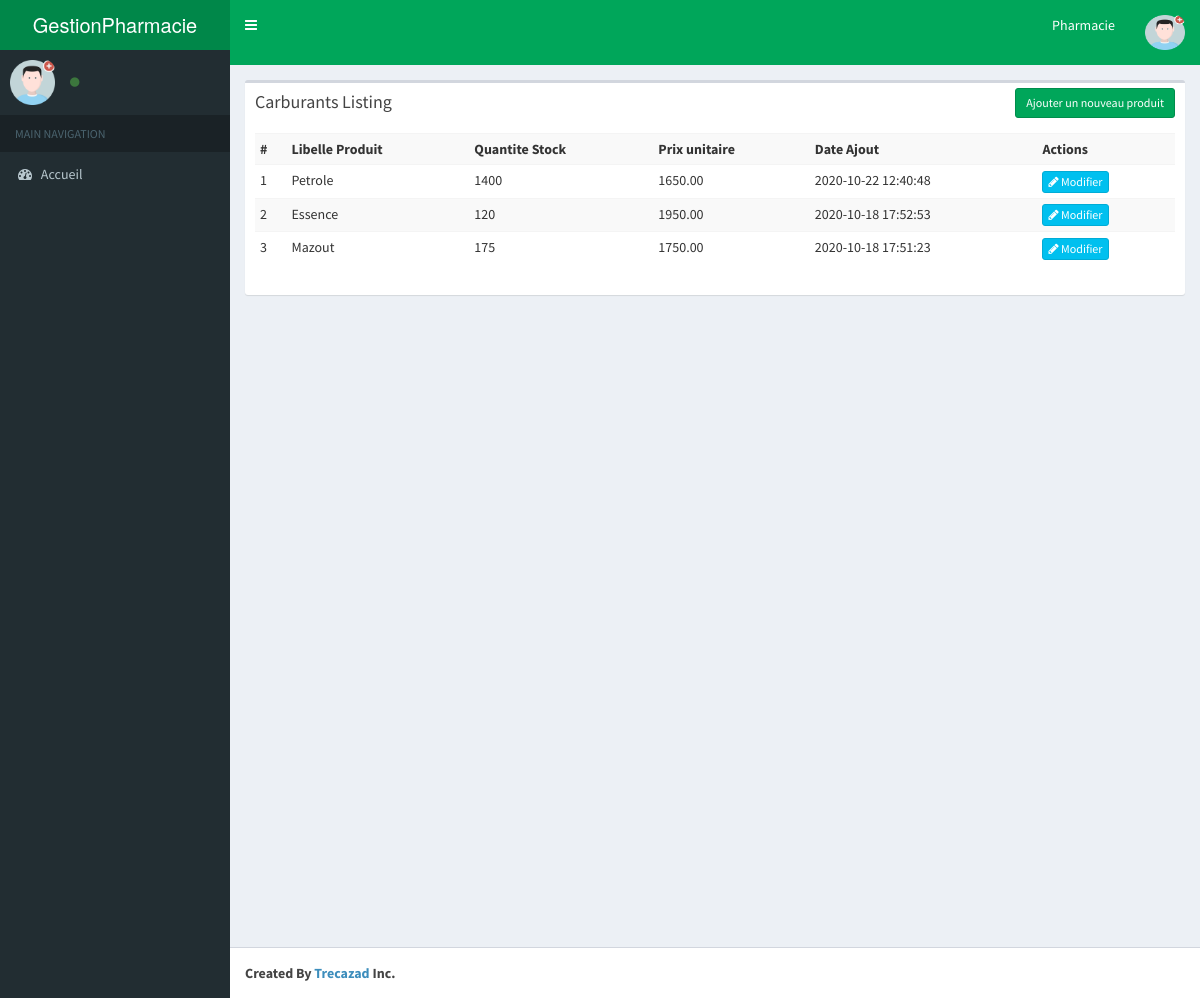
Before: /index.php/intrant with the older database file.
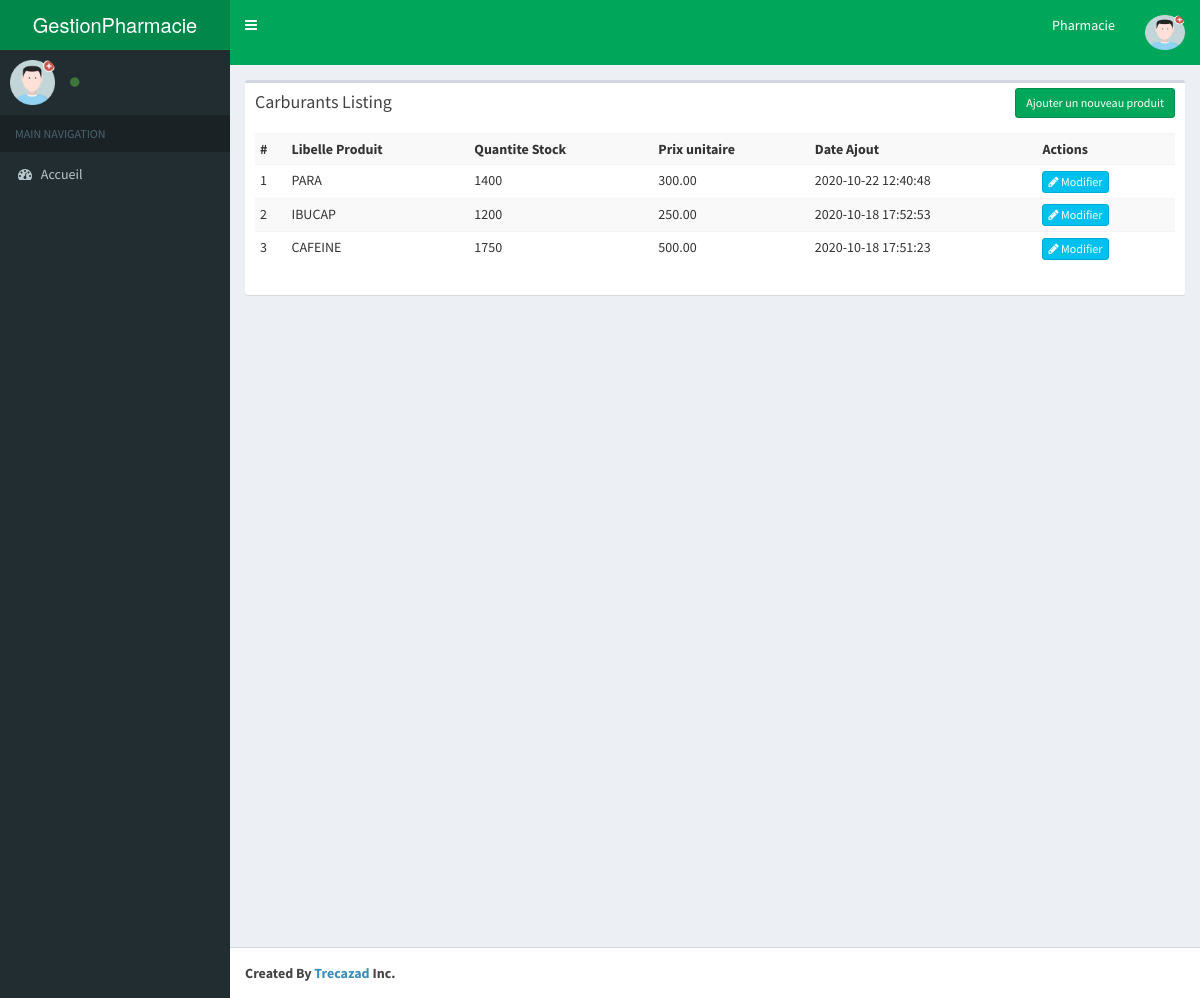
After: the same page with the newer database file.
### tables this page shows
CREATE TABLE `tb_im_produits` (
  `intrant_id` int(11) NOT NULL,
  `libelle` varchar(75) NOT NULL,
  `qte_stock` int(11) DEFAULT NULL,
  `prix_unitaire` float DEFAULT NULL,
  `date_ajout` datetime NOT NULL,
  `date_modif` datetime NOT NULL
);

### application/controllers/Intrant.php (called while the page is built, shortened)
<?php
class Intrant extends CI_Controller{
    function __construct()
    {
        $this->load->model('User_model');
        $this->load->model('Educazad_model');
    }
    function index()
    {
        $data['all_intrants'] = $this->Educazad_model->get_multiple('tb_im_produits', array(), 'tb_im_produits.intrant_id','DESC');
        $data['_view'] = 'intrants/index';
        $this->load->view('layouts/main',$data);
    }
}

### index.php (called while the page is built, shortened)
<?php
require_once BASEPATH.'core/CodeIgniter.php';

### application/models/Educazad_model.php (called while the page is built, shortened)
<?php
class Educazad_model extends CI_Model
{
    public function get_multiple($table, $where = array(), $order_by = '', $order = '', $limit_page = array(), $position = array())
    {
        $this->db->order_by($order_by, $order);
        $query = $this->db->get_where($table, $where);
        return $query->result();
    }
}

### application/views/intrants/index.php (the view, shortened to what this page needs)
<div class="row">
    <div class="col-md-12">
        <div class="box">
            <div class="box-header">
                <h3 class="box-title">Carburants Listing</h3>
                <div class="box-tools">
                    <a href="<?php echo site_url('intrant/add'); ?>" class="btn btn-success btn-sm">Ajouter un nouveau produit</a>
                </div>
            </div>
            <div class="box-body">
            <div class="table-responsive">
                <table class="table-sm table table-striped table-condensed">
                    <tr>
                        <th>#</th>
                        <th>Libelle Produit</th>
                        <th>Quantite Stock</th>
                        <th>Prix unitaire</th>
                        <th>Date Ajout</th>
                        <th>Actions</th>
                    </tr>
                    <?php $count=1; foreach($all_intrants as $t){ ?>
                        <tr>
                            <td><?php echo $count++; ?></td>
                            <td><?php echo $t->libelle; ?></td>
                            <td><?php echo $t->qte_stock; ?></td>
                            <td><?php echo $t->prix_unitaire ?>.00</td>
                            <td><?php echo $t->date_ajout ?></td>
                            <td>
                                <a href="<?php echo site_url('intrant/edit/'.$t->intrant_id); ?>"
                                   class="btn btn-info btn-xs"><span class="fa fa-pencil"></span> Modifier</a>
                            </td>
                        </tr>
                    <?php } ?>
                </table>
            </div>
            </div>
        </div>
    </div>
</div>

### application/views/layouts/main.php (shortened to what this page needs)
<!DOCTYPE html>
<html>
    <head>
        <link rel="stylesheet" href="<?php echo site_url('resources/css/bootstrap.min.css');?>">
        <link rel="stylesheet" href="<?php echo site_url('resources/css/font-awesome.min.css');?>">
        <link rel="stylesheet" href="https://cdnjs.cloudflare.com/ajax/libs/ionicons/2.0.1/css/ionicons.min.css">
        <link rel="stylesheet" href="<?php echo site_url('resources/css/bootstrap-datetimepicker.min.css');?>">
        <link rel="stylesheet" href="<?php echo site_url('resources/css/AdminLTE.min.css');?>">
        <link rel="stylesheet" href="<?php echo site_url('resources/css/_all-skins.min.css');?>">
    </head>
    <body class="hold-transition skin-green sidebar-mini">
        <div class="wrapper">
            <header class="main-header">
                <a href="" class="logo">
                    <span class="logo-lg">GestionPharmacie</span>
                </a>
                <nav class="navbar navbar-static-top">
                    <a href="#" class="sidebar-toggle" data-toggle="offcanvas" role="button">
                    </a>
                    <div class="navbar-custom-menu">
                        <ul class="nav navbar-nav">
                            <li class="dropdown user user-menu">
                                <a href="#" class="dropdown-toggle" data-toggle="dropdown">
                                   Pharmacie
                                </a>
                            </li>
                            <li class="dropdown user user-menu">
                                <a href="#" class="dropdown-toggle" data-toggle="dropdown">
                                   <?php if (!empty($this->session->avatar)) { ?>
                                         <img src="<?php echo base_url() . trim($this->session->avatar); ?>" class="img-circle" alt="User Image"
                                         style="border-radius: 10px!important; height: 35px; width: 40px;"/>
                                 <?php } else { ?>
                                  <img src="<?php echo base_url(); ?>global/img/avatars/avatar.png"
                                        alt="Avatar" class="img-circle" style="border-radius: 10px!important; height: 35px; width: 40px;"/>
                                <?php } ?>
                                </a>
                            </li>
                        </ul>
                    </div>
                </nav>
            </header>
            <aside class="main-sidebar">
                <section class="sidebar">
                    <div class="user-panel">
                        <div class="pull-left image">
                            <?php if (!empty($this->session->avatar)) { ?>
                             <img src="<?php echo base_url() . trim($this->session->avatar); ?>"
                                alt="Avatar"
                                   style="border-radius: 10px!important; height: 50px; width: 50px;"/>
                                 <?php } else { ?>
                                  <img src="<?php echo base_url(); ?>global/img/avatars/avatar.png"
                                        alt="Avatar" class="img-circle" style="border-radius: 10px!important;"/>
                                <?php } ?>
                        </div>
                        <div class="pull-left info">
                            <a href="<?= base_url('user/account'); ?>" class="text-capitalize"><i class="fa fa-circle text-success"></i> <?= $this->session->fonction; ?></a>
                        </div>
                    </div>
                    <ul class="sidebar-menu">
                        <li class="header">MAIN NAVIGATION</li>
                        <li>
                            <a href="<?php echo site_url();?>">
                                <i class="fa fa-dashboard"></i> <span>Accueil</span>
                            </a>
                        </li>
                    </ul>
                </section>
            </aside>
            <div class="content-wrapper">
                <section class="content">
                    <?php
                    if(isset($_view) && $_view)
                        $this->load->view($_view);
                    ?>
                </section>
            </div>
            <footer class="main-footer">
                <strong>Created By <a href="https://eliemwez.congoagile.com/">Trecazad</a> Inc.</strong>
            </footer>
        </div>
    </body>
</html>

Changed rows visible on the page:
changed tb_im_produits: libelle "Petrole" → "PARA"; prix_unitaire "1650" → "300"
changed tb_im_produits: libelle "Essence" → "IBUCAP"; qte_stock "120" → "1200"; prix_unitaire "1950" → "250"
changed tb_im_produits: libelle "Mazout" → "CAFEINE"; qte_stock "175" → "1750"; prix_unitaire "1750" → "500"
